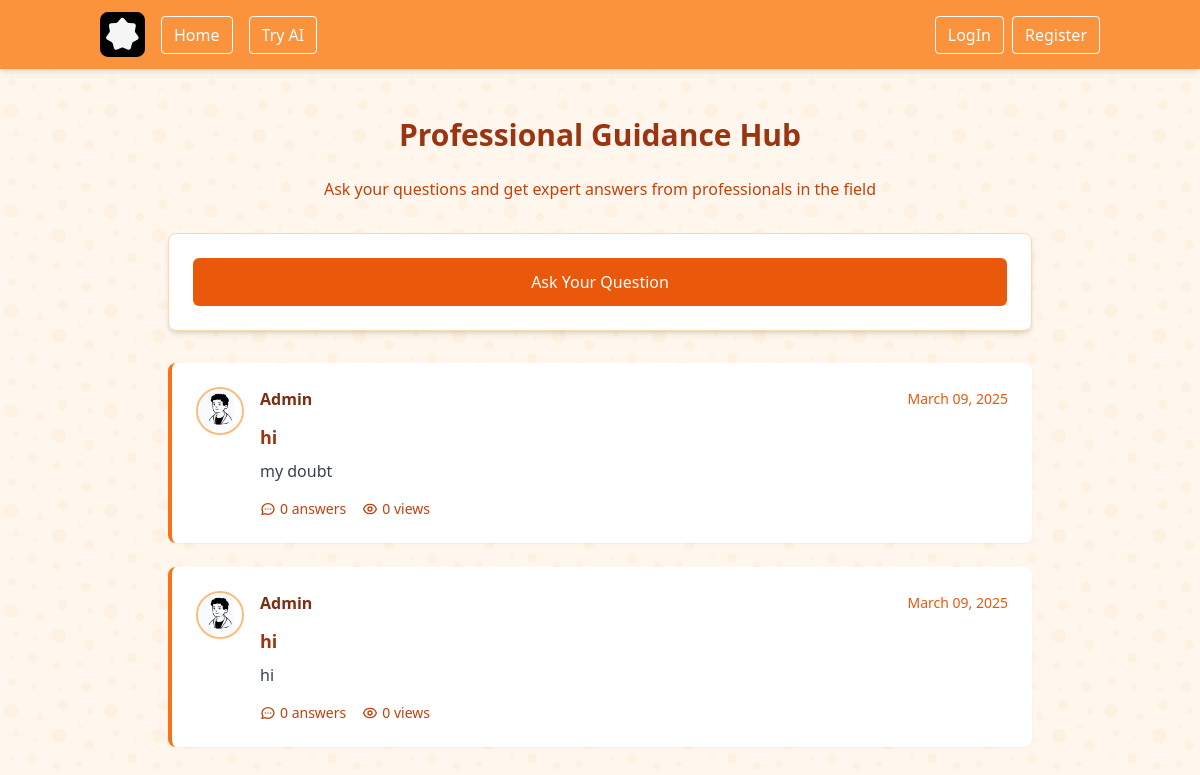
Before: /community/ with the older database file.
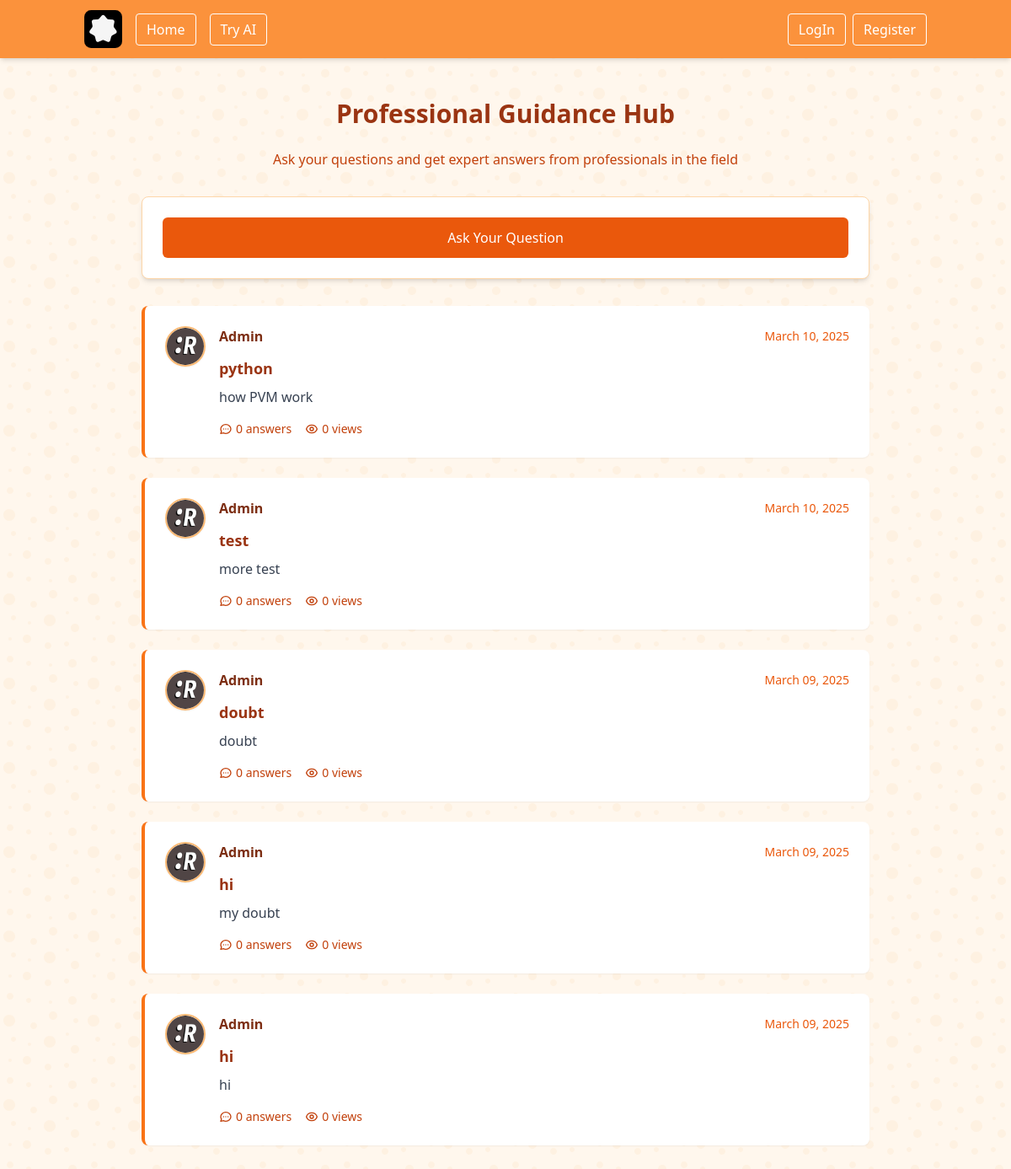
After: the same page with the newer database file.
### community/models.py (models this page shows, shortened)
class doubt(models.Model):
    title = models.CharField(max_length=100)
    content= models.TextField()
    date = models.DateTimeField(default=timezone.now)
    author = models.ForeignKey(User, on_delete=models.CASCADE) # on_delete=models.CASCADE is used to delete doubt the user if the user is deleted

### users/models.py (models this page shows, shortened)
class Profile(models.Model):# Profile model inherits from models.Model that have one to one relationship with User model
    user = models.OneToOneField(User, on_delete=models.CASCADE) # one to one relationship with User model
    image = models.ImageField(default='default.jpg', upload_to='profile_pics') # profile picture
    position = models.CharField(default='Student', max_length=100) # position
    bio = models.TextField(default='No bio...', max_length=300) # bio
    insitute = models.CharField(default='APSIT', max_length=100) # insitute
    hobbies = models.CharField(default='Cricket', max_length=100) # hobbies
    phone = models.CharField(default='1234567890', max_length=10) # phone
    location = models.CharField(default='Mumbai', max_length=100) # location

### community/views.py (the view)
# urls.py: path('', DoubtsListView.as_view(), name='Community-Home'),# con't import directly need to add function .as_view()
class DoubtsListView(ListView): # inherit from ListView
    model = doubt #model query in order to tell which model to crete the list
    template_name = 'community/communityHome.html'# <app>/<model>_<viewtype>.html
    context_object_name = 'doubts'
    ordering=['-date'] # to see in order to see new to oldest we have added -ve Note: keep it in model name

### community/templates/community/communityHome.html (shortened to what this page needs)
{% extends "base/base.html" %}
{% block content %}
<div class=" from-orange-50 to-white py-8">
    <div class="max-w-4xl mx-auto px-4">
        <h1 class="text-3xl font-bold text-orange-800 mb-6 text-center">Professional Guidance Hub</h1>
        <p class="text-orange-700 text-center mb-8">Ask your questions and get expert answers from professionals in the field</p>
        <div class="mb-8 bg-white rounded-lg shadow-md p-6 border border-orange-200">
            <a href="{% url 'doubt-create' %}" class="block w-full bg-orange-600 hover:bg-orange-700 text-white font-medium py-3 px-4 rounded-md text-center transition duration-200">
                Ask Your Question
            </a>
        </div>
        {% for doubts in doubts %}
            <article class="bg-white rounded-lg shadow-sm p-6 mb-6 border-l-4 border-orange-500 hover:shadow-md transition duration-200">
                <div class="flex items-start gap-4">
                    <div class="shrink-0">
                        <img class="rounded-full w-12 h-12 border-2 border-orange-300 object-cover shadow-sm"
                             src="{{ doubts.author.profile.image.url }}"
                             alt="{{ doubts.author }}'s Profile Picture">
                    </div>
                    <div class="flex-1">
                        <div class="flex flex-wrap items-center justify-between">
                            <a href="{% url 'profile' %}" class="font-semibold text-orange-900 hover:text-orange-700 transition">
                                {{ doubts.author }}
                            </a>
                            <small class="text-orange-600 text-sm">{{ doubts.date | date:"F d, Y"}}</small>
                        </div>
                        <h2 class="font-bold text-orange-800 mt-3 text-lg">
                            <a href="{% url 'doubt-detail' doubts.id %}" class="hover:text-orange-600 transition">
                                {{ doubts.title }}
                            </a>
                        </h2>
                        <p class="text-gray-700 mt-2">{{ doubts.content|truncatechars:200 }}</p>
                        <div class="flex items-center mt-4 text-sm text-orange-700 space-x-4">
                            <span class="flex items-center">
                                {{ doubts.comments|default:"0" }} answers
                            </span>
                            <span class="flex items-center">
                                {{ doubts.views|default:"0" }} views
                            </span>
                        </div>
                    </div>
                </div>
            </article>
        {% endfor %}
    </div>
</div>
{% endblock content %}

### base/templates/base/base.html (shortened to what this page needs)
{% load static %}
<!DOCTYPE html>
<html lang="en">
    <head>
        <script src="https://cdn.tailwindcss.com"></script>
    </head>
    <body>
    <header class="bg-orange-400 text-white w-full shadow-md">
        <nav class="container mx-auto flex items-center justify-between p-3">
            <div class="flex items-center space-x-4">
                <a class="text-xl font-semibold" href="#">
                </a>
                <div class="hidden md:flex space-x-4">
                    <a class="px-3 py-1.5 border border-white rounded hover:bg-white hover:text-gray-900" href="{% url 'base-home' %}">Home</a>
                    <a class="px-3 py-1.5 border border-white rounded hover:bg-white hover:text-gray-900" href="{%url 'ai-home'%}">Try AI</a>
                </div>
            </div>
            <div id="menu" class="hidden md:flex flex-col md:flex-row md:items-center md:space-x-2 absolute md:relative top-16 md:top-auto left-0 w-full md:w-auto bg-orange-400 md:bg-transparent p-4 md:p-0 shadow-md md:shadow-none space-y-2 md:space-y-0 z-50">
                {% if user.is_authenticated %}
                <div class="flex flex-col md:flex-row md:items-center w-full md:w-auto space-y-2 md:space-y-0 md:space-x-2">
                    <a href="{%url 'Community-Home'%}" class="px-3 py-1.5 border border-white rounded hover:bg-white hover:text-gray-900 text-center">Community</a>
                    <a href="{% url 'note-create' %}" class="px-3 py-1.5 border border-white rounded hover:bg-white hover:text-gray-900 text-center">
                        Create Note
                    </a>
                    <a href="{% url 'profile' %}" class="flex items-center px-3 py-1.5 border border-white rounded-full hover:bg-white hover:text-gray-900 text-center">
                        <img src="{{ user.profile.image.url }}" alt="Profile" class="w-6 h-6 rounded-full mr-2">
                        Profile
                      </a>
                    <form method="POST" action="{% url 'logout' %}" class="w-full md:w-auto text-center md:inline-block">
                        {% csrf_token %}
                        <button class="px-3 py-1.5 border border-white rounded hover:bg-white hover:text-gray-900 w-full md:w-auto">Logout</button>
                    </form>
                </div>
                {% else %}
                <div class="flex flex-col md:flex-row md:items-center w-full md:w-auto space-y-2 md:space-y-0 md:space-x-2">
                    <a href="{% url 'login' %}" class="px-3 py-1.5 border border-white rounded hover:bg-white hover:text-gray-900 text-center">LogIn</a>
                    <a href="{% url 'register' %}" class="px-3 py-1.5 border border-white rounded hover:bg-white hover:text-gray-900 text-center">Register</a>
                </div>
                {% endif %}
            </div>
        </nav>
    </header>
    <main class="mx-auto p-4">
        <div class="w-full">
            {% block content %}{% endblock %}
        </div>
    </main>
</body>
</html>

### base/templates/base/base.html (style rules this page uses)
body { background-color: #FFF7ED; }

Changed rows visible on the page:
added doubt: author.profile.image (picture), author "Admin", date "March 10, 2025", title "python", content "how PVM work", comments "0", views "0"
added doubt: author.profile.image (picture), author "Admin", date "March 10, 2025", title "test", content "more test", comments "0", views "0"
added doubt: author.profile.image (picture), author "Admin", date "March 09, 2025", title "doubt", content "doubt", comments "0", views "0"
changed through a linked row, doubt "my doubt": author.profile.image: a different picture
changed through a linked row, doubt (number 5 of 5 on the later page): author.profile.image: a different picture
